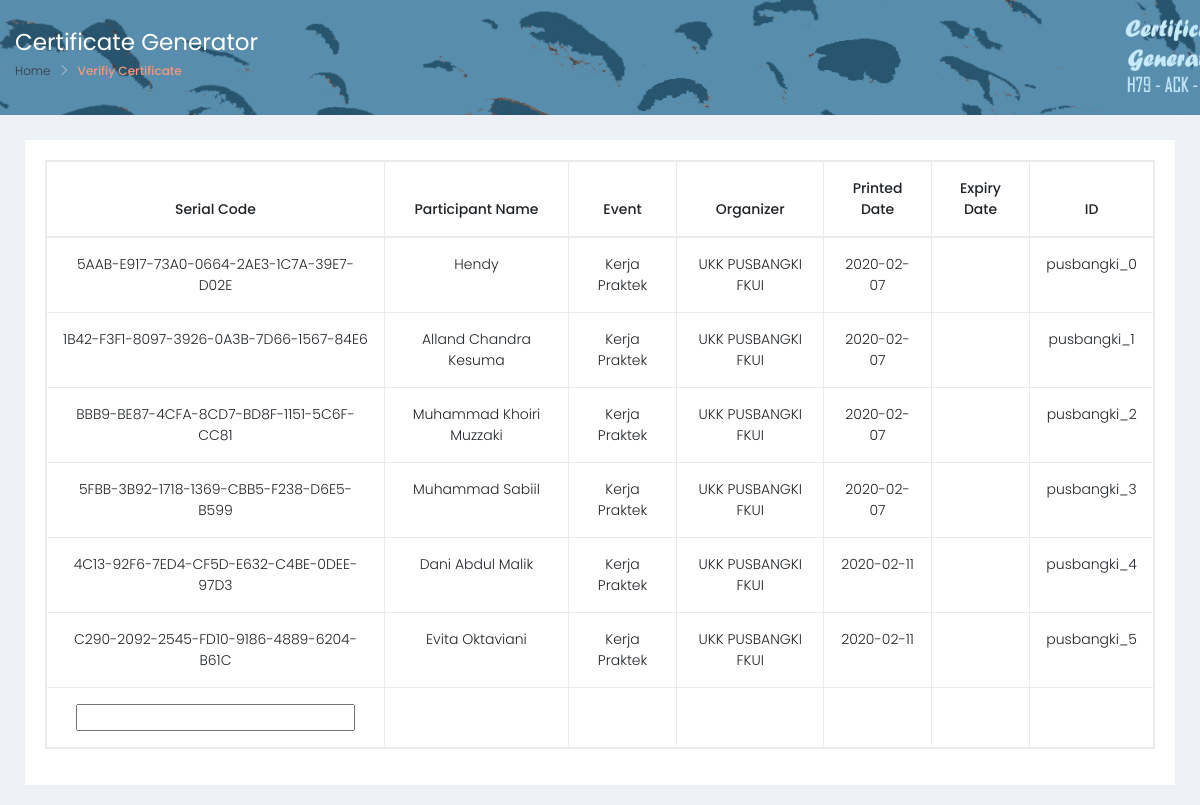
Page /verify.php on the committed database.
### tables this page shows
CREATE TABLE `sertifikat` (
  `id` VARCHAR(255) NOT NULL,
  `nama` VARCHAR(255) NOT NULL,
  `tgl_keluar` DATE NOT NULL,
  `tgl_exp` DATE DEFAULT NULL,
  `username_id` VARCHAR(255) NOT NULL,
  `event` VARCHAR(255) NOT NULL,
  `organizer` VARCHAR(255) NOT NULL,
  `serial` CHAR(39) NOT NULL
);

### verify.php (the view, shortened to what this page needs)
<?php
    include "connection.php";
?>
<!DOCTYPE html>
<html lang="en">
<head>
    <link href="dist/css/style.css" rel="stylesheet">
    <link rel="stylesheet" type="text/css" href="https://cdn.datatables.net/v/dt/dt-1.10.20/b-1.6.1/b-colvis-1.6.1/r-2.2.3/sc-2.0.1/sp-1.0.1/datatables.min.css"/>
</head>
<body>
<div class="container-fluid h-100 content-row" alt="Max-width 100%">
    <div class="row page-titles">
        <div class="col-md-12 align-self-center">
            <div class="row">
                <h4 style="color: white;"><b>Certificate Generator</b></h4>
            </div>
            <div class="row">
                <div class="d-flex justify-content-end align-items-center">
                    <ol class="breadcrumb">
                    <li class="breadcrumb-item"><a href="index.php"><p class="text-dark">Home</p></a></li>
                    <li class="breadcrumb-item active">Verifiy Certificate</li>
                    </ol>
                </div>
            </div>
        </div>
    </div>
</div>
<div class="container-fluid">
    <div class="row justify-content-center">
        <div class="col-12">
            <div class="card card-body">
                <table id="serti" class="table table-responsive table-hover table-bordered text-center">
                    <?php
                    $sql = "SELECT * FROM `sertifikat`";
                    $srt = $con->query($sql);
                    ?>
                    <thead>
                        <tr>
                            <th>Serial Code</th>
                            <th>Participant Name</th>
                            <th>Event</th>
                            <th>Organizer</th>
                            <th>Printed Date</th>
                            <th>Expiry Date</th>
                            <th>ID</th>
                        </tr>
                    </thead>
                    <tbody>
                        <?php
                            foreach($srt as $row):?>
                            <tr>
                                <td><?php echo $row['serial'];?></td>
                                <td><?php echo $row['nama'];?></td>
                                <td><?php echo $row['event'];?></td>
                                <td><?php echo $row['organizer'];?></td>
                                <td><?php echo $row['tgl_keluar'];?></td>
                                <td><?php echo $row['tgl_exp'];?></td>
                                <td><?php echo $row['id'];?></td>
                            </tr>
                        <?php endforeach;?>
                    </tbody>
                    <tfoot>
                        <tr>
                            <?php
                                $idsearch=null;
                            ?>
                            <th><input type="text" name="idsearch" id="idsearch" value="<?php echo $idsearch; ?>"/></th>
                            <th></th>
                            <th></th>
                            <th></th>
                            <th></th>
                            <th></th>
                            <th></th>
                        </tr>
                    </tfoot>
                </table>
            </div>
        </div>
    </div>
</div>
</body>
</html>

### rows in the picture
sertifikat: serial "5AAB-E917-73A0-0664-2AE3-1C7A-39E7-D02E", nama "Hendy", event "Kerja Praktek", organizer "UKK PUSBANGKI FKUI", tgl_keluar "2020-02-07", id "pusbangki_0"
sertifikat: serial "1B42-F3F1-8097-3926-0A3B-7D66-1567-84E6", nama "Alland Chandra Kesuma", event "Kerja Praktek", organizer "UKK PUSBANGKI FKUI", tgl_keluar "2020-02-07", id "pusbangki_1"
sertifikat: serial "BBB9-BE87-4CFA-8CD7-BD8F-1151-5C6F-CC81", nama "Muhammad Khoiri Muzzaki", event "Kerja Praktek", organizer "UKK PUSBANGKI FKUI", tgl_keluar "2020-02-07", id "pusbangki_2"
sertifikat: serial "5FBB-3B92-1718-1369-CBB5-F238-D6E5-B599", nama "Muhammad Sabiil", event "Kerja Praktek", organizer "UKK PUSBANGKI FKUI", tgl_keluar "2020-02-07", id "pusbangki_3"
sertifikat: serial "4C13-92F6-7ED4-CF5D-E632-C4BE-0DEE-97D3", nama "Dani Abdul Malik", event "Kerja Praktek", organizer "UKK PUSBANGKI FKUI", tgl_keluar "2020-02-11", id "pusbangki_4"
sertifikat: serial "C290-2092-2545-FD10-9186-4889-6204-B61C", nama "Evita Oktaviani", event "Kerja Praktek", organizer "UKK PUSBANGKI FKUI", tgl_keluar "2020-02-11", id "pusbangki_5"
